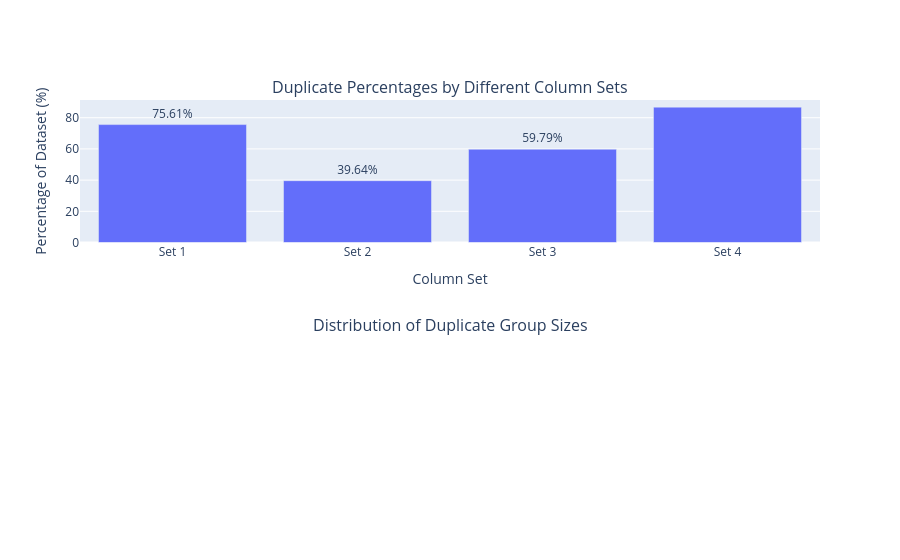

This figure's notebook cell:
### Code cell
results = analyze_duplicates(file_path="hotel_bookings.csv")
results['fig'].show()

### Figure 1 — Plotly figure (JSON) as saved in the notebook; plotly's stock layout.template omitted (floating-point values rounded to 4 significant figures)
{"data": [{"name": "Duplicate %", "text": ["75.61%", "39.64%", "59.79%", "86.80%"], "textposition": "outside", "type": "bar", "x": ["Set 1", "Set 2", "Set 3", "Set 4"], "xaxis": "x", "y": [75.61, 39.64, 59.79, 86.8], "yaxis": "y"}], "layout": {"annotations": [{"font": {"size": 16}, "showarrow": false, "text": "Duplicate Percentages by Different Column Sets", "x": 0.5, "xanchor": "center", "xref": "paper", "y": 1, "yanchor": "bottom", "yref": "paper"}, {"font": {"size": 16}, "showarrow": false, "text": "Distribution of Duplicate Group Sizes", "x": 0.5, "xanchor": "center", "xref": "paper", "y": 0.375, "yanchor": "bottom", "yref": "paper"}], "xaxis": {"anchor": "y", "domain": [0, 1], "title": {"text": "Column Set"}}, "xaxis2": {"anchor": "y2", "domain": [0, 1]}, "yaxis": {"anchor": "x", "domain": [0.625, 1], "title": {"text": "Percentage of Dataset (%)"}}, "yaxis2": {"anchor": "x2", "domain": [0, 0.375]}}}
